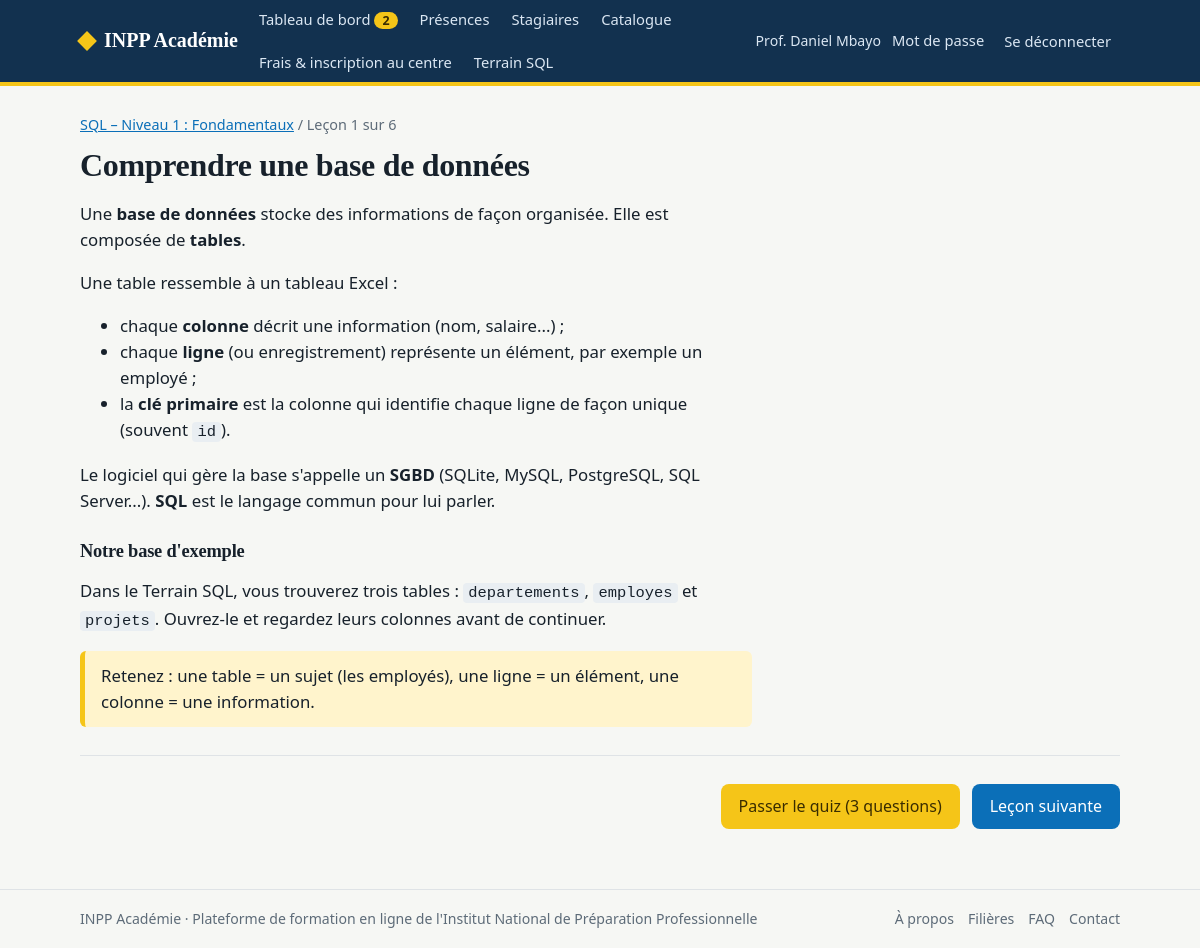
The page /lecon/1 (signed in) on the database its author committed.
### tables this page shows
CREATE TABLE users (
    id INTEGER PRIMARY KEY AUTOINCREMENT,
    full_name TEXT NOT NULL,
    email TEXT NOT NULL UNIQUE,
    password_hash TEXT NOT NULL,
    role TEXT NOT NULL CHECK (role IN ('formateur', 'stagiaire', 'secretaire')),
    must_change_password INTEGER NOT NULL DEFAULT 0,
    created_by INTEGER REFERENCES users(id) ON DELETE SET NULL,
    created_at TEXT NOT NULL DEFAULT (datetime('now'))
);

CREATE TABLE courses (
    id INTEGER PRIMARY KEY AUTOINCREMENT,
    title TEXT NOT NULL,
    category TEXT NOT NULL DEFAULT 'Général',
    level TEXT NOT NULL DEFAULT 'Débutant',
    description TEXT NOT NULL DEFAULT '',
    fee_amount REAL NOT NULL DEFAULT 0,
    currency TEXT NOT NULL DEFAULT 'USD',
    pass_mark INTEGER NOT NULL DEFAULT 70,
    published INTEGER NOT NULL DEFAULT 1,
    trainer_id INTEGER NOT NULL REFERENCES users(id),
    created_at TEXT NOT NULL DEFAULT (datetime('now'))
);

CREATE TABLE lessons (
    id INTEGER PRIMARY KEY AUTOINCREMENT,
    course_id INTEGER NOT NULL REFERENCES courses(id) ON DELETE CASCADE,
    position INTEGER NOT NULL,
    title TEXT NOT NULL,
    content TEXT NOT NULL DEFAULT '',
    image TEXT
);

### app.py (the view)
@app.route("/lecon/<int:lesson_id>")
@login_required
def lesson(lesson_id):
    les = get_lesson(lesson_id)
    course = get_course(les["course_id"])
    mode = course_access(course)
    prog = progress_of(g.user["id"], course["id"])
    if mode == "learner" and not lesson_unlocked(prog["lessons"], prog["done"], lesson_id):
        flash("Terminez d'abord la leçon précédente (quiz réussi) pour débloquer celle-ci.", "warn")
        return redirect(url_for("learn", course_id=course["id"]))
    nb_questions = get_db().execute("SELECT COUNT(*) FROM questions WHERE lesson_id=?",
                                    (lesson_id,)).fetchone()[0]
    ids = [l["id"] for l in prog["lessons"]]
    idx = ids.index(lesson_id)
    return render_template("lesson.html", lesson=les, course=course, prog=prog, mode=mode,
                           nb_questions=nb_questions, index=idx + 1,
                           prev_id=ids[idx - 1] if idx > 0 else None,
                           next_id=ids[idx + 1] if idx + 1 < len(ids) else None,
                           completed=lesson_id in prog["done"])

### app.py (called while the page is built, shortened)
def get_db():
    if "db" not in g:
        g.db = database.connect()
    return g.db

def csrf_field():
    if "_csrf" not in session:
        session["_csrf"] = secrets.token_hex(16)
    from markupsafe import Markup
    return Markup(f'<input type="hidden" name="_csrf" value="{session["_csrf"]}">')

@app.before_request
def csrf_protect():
    if request.method == "POST":
        sent = request.form.get("_csrf", "")
        if not sent or not secrets.compare_digest(sent, session.get("_csrf", "")):
            abort(400, "Formulaire expiré. Rechargez la page et recommencez.")

@app.before_request
def load_user():
    g.user = None
    uid = session.get("uid")
    if uid:
        g.user = get_db().execute("SELECT * FROM users WHERE id=?", (uid,)).fetchone()
        if g.user is None:
            session.clear()
    if (g.user and g.user["must_change_password"]
            and request.endpoint not in ("change_password", "logout", "static")):
        return redirect(url_for("change_password"))

@app.context_processor
def inject_nav():
    pending = 0
    if g.get("user") and g.user["role"] == "formateur":
        pending = get_db().execute(
            "SELECT COUNT(*) FROM enrollments e JOIN courses c ON c.id=e.course_id "
            "WHERE c.trainer_id=? AND e.status='pending'", (g.user["id"],)).fetchone()[0]
    return {"pending_total": pending}

def login_required(view):
    @wraps(view)
    def wrapped(*a, **kw):
        if not g.user:
            flash("Connectez-vous pour continuer.", "info")
            return redirect(url_for("login", next=request.path))
        return view(*a, **kw)
    return wrapped

def get_course(course_id):
    row = get_db().execute(
        "SELECT c.*, u.full_name AS trainer_name FROM courses c JOIN users u ON u.id=c.trainer_id "
        "WHERE c.id=?", (course_id,)).fetchone()
    if row is None:
        abort(404)
    return row

def get_lesson(lesson_id):
    row = get_db().execute("SELECT * FROM lessons WHERE id=?", (lesson_id,)).fetchone()
    if row is None:
        abort(404)
    return row

def lessons_of(course_id):
    return get_db().execute("SELECT * FROM lessons WHERE course_id=? ORDER BY position, id",
                            (course_id,)).fetchall()

def course_access(course):
    if g.user["role"] == "formateur":
        if g.user["id"] != course["trainer_id"]:
            abort(403)
        return "preview"

### templates/lesson.html (shortened to what this page needs)
{% extends "base.html" %}{% block title %}{{ lesson.title }}{% endblock %}
{% block content %}
<div class="crumbs"><a href="{{ url_for('learn', course_id=course.id) }}">{{ course.title }}</a> / Leçon {{ index }} sur {{ prog.total }}</div>
<h1>{{ lesson.title }}</h1>
<article class="lesson-body">
  {{ lesson.content|render }}
</article>
<hr style="margin:28px 0;border:0;border-top:1px solid var(--line)">
<div class="row between">
  <div class="row">
    {% if nb_questions %}
      <a class="btn sun" href="{{ url_for('quiz', lesson_id=lesson.id) }}">{{ 'Refaire le quiz' if completed else 'Passer le quiz (' ~ nb_questions ~ ' questions)' }}</a>
    {% elif mode == 'learner' and not completed %}
      <form method="post" action="{{ url_for('complete_lesson', lesson_id=lesson.id) }}">{{ csrf_field() }}<button class="btn sun">Marquer comme terminée</button></form>
    {% endif %}
    {% if (completed or mode == 'preview') and next_id %}<a class="btn" href="{{ url_for('lesson', lesson_id=next_id) }}">Leçon suivante</a>{% endif %}
  </div>
</div>
{% endblock %}

### templates/base.html (shortened to what this page needs)
<!doctype html>
<html lang="fr">
<head>
<link rel="stylesheet" href="{{ url_for('static', filename='style.css') }}">
</head>
<body>
<header class="topbar noprint"><div class="wrap">
  <a class="brand" href="{{ url_for('index') }}"><i></i>INPP Académie</a>
  <nav>
    {% if g.user and g.user.role == 'formateur' %}
      <a href="{{ url_for('trainer_dashboard') }}">Tableau de bord{% if pending_total %}<span class="badge">{{ pending_total }}</span>{% endif %}</a>
      <a href="{{ url_for('sections_list') }}">Présences</a>
      <a href="{{ url_for('learners') }}">Stagiaires</a>
      <a href="{{ url_for('catalogue') }}">Catalogue</a>
    {% elif g.user and g.user.role == 'secretaire' %}
      <a href="{{ url_for('sec_dashboard') }}">Secrétariat</a>
      <a href="{{ url_for('sec_new') }}">Nouvelle inscription</a>
      <a href="{{ url_for('sec_registry') }}">Registre</a>
      <a href="{{ url_for('sec_jury') }}">Jury</a>
      <a href="{{ url_for('sec_tariffs') }}">Tarifs</a>
    {% elif g.user %}
      <a href="{{ url_for('my_courses') }}">Mes formations</a>
      <a href="{{ url_for('catalogue') }}">Catalogue</a>
    {% else %}
      <a href="{{ url_for('catalogue') }}">Catalogue</a>
      <a href="{{ url_for('filieres_public') }}">Filières</a>
      <a href="{{ url_for('apropos') }}">À propos</a>
    {% endif %}
    {% if not g.user or g.user.role != 'secretaire' %}<a href="{{ url_for('procedure') }}">Frais &amp; inscription au centre</a>{% endif %}
    {% if g.user and g.user.role != 'secretaire' %}<a href="{{ url_for('sql_lab') }}">Terrain SQL</a>{% endif %}
  </nav>
  <div class="who">
    {% if g.user %}
      <span>{{ g.user.full_name }}</span>
      <a class="linkbtn" href="{{ url_for('change_password') }}">Mot de passe</a>
      <form method="post" action="{{ url_for('logout') }}" style="margin:0">{{ csrf_field() }}<button class="linkbtn">Se déconnecter</button></form>
    {% else %}
      <a class="linkbtn" href="{{ url_for('login') }}">Se connecter</a>
      <a class="btn sun small" href="{{ url_for('register') }}">Créer un compte</a>
    {% endif %}
  </div>
</div></header>
<main><div class="wrap">
  {% block content %}{% endblock %}
</div></main>
<footer class="noprint"><div class="wrap">
  <div class="row between">
    <span>INPP Académie · Plateforme de formation en ligne de l'Institut National de Préparation Professionnelle</span>
    <nav class="row" style="gap:14px">
      <a href="{{ url_for('apropos') }}">À propos</a>
      <a href="{{ url_for('filieres_public') }}">Filières</a>
      <a href="{{ url_for('faq') }}">FAQ</a>
      <a href="{{ url_for('contact') }}">Contact</a>
    </nav>
  </div>
</div></footer>
</body>
</html>

### static/style.css (style rules this page uses)
:root { --ink:#17212b;--muted:#5d6b78;--navy:#12314f;--river:#0b6fb8;--sun:#f5c518;--paper:#f6f7f4;--card:#fff;--line:#dfe3e6;--ok:#1f7a4d;--okbg:#e6f4ec;--bad:#b3261e;--badbg:#fdeceb;--warn:#7a5a00;--warnbg:#fff4cc;--infobg:#e7f1fa }
* { box-sizing:border-box }
body { margin:0;font:16px/1.55 "Segoe UI",Roboto,Helvetica,Arial,sans-serif;color:var(--ink);background:var(--paper) }
h1,h2,h3 { font-family:Georgia,"Times New Roman",serif;line-height:1.2;margin:0 0 .5em;letter-spacing:-.01em }
h1 { font-size:2rem }
h3 { font-size:1.15rem }
a { color:var(--river) }
.wrap { max-width:1080px;margin:0 auto;padding:0 20px }
.topbar { background:var(--navy);color:#fff;border-bottom:4px solid var(--sun) }
.topbar .wrap { display:flex;align-items:center;gap:12px;min-height:58px;flex-wrap:wrap }
.brand { font:700 1.25rem Georgia,serif;color:#fff;text-decoration:none;display:flex;align-items:center;gap:10px }
.brand i { width:14px;height:14px;background:var(--sun);display:inline-block;transform:rotate(45deg) }
.topbar nav { display:flex;gap:4px;flex:1;flex-wrap:wrap }
.topbar nav a,.linkbtn { color:#dbe7f3;text-decoration:none;padding:8px 9px;border-radius:6px;font-size:.92rem;background:none;border:0;cursor:pointer;font-family:inherit }
.who { display:flex;align-items:center;gap:2px;font-size:.88rem;color:#dbe7f3 }
.badge { background:var(--sun);color:#3a2d00;border-radius:999px;padding:0 8px;font-size:.78rem;font-weight:700;margin-left:4px }
main { padding:28px 0 60px;min-height:70vh }
footer { border-top:1px solid var(--line);padding:18px 0;color:var(--muted);font-size:.88rem }
footer a { color:var(--muted);text-decoration:none }
footer .row { flex-wrap:wrap;gap:10px }
.row { display:flex;gap:12px;align-items:center;flex-wrap:wrap }
.between { justify-content:space-between }
.btn { display:inline-block;background:var(--river);color:#fff;border:0;border-radius:8px;padding:10px 18px;font:600 .95rem inherit;font-family:inherit;text-decoration:none;cursor:pointer }
.btn.sun { background:var(--sun);color:#3a2d00 }
.lesson-body { max-width:70ch;font-size:1.05rem }
.lesson-body code { font-family:Consolas,"Courier New",monospace;background:#e9eef2;padding:1px 5px;border-radius:4px;font-size:.92em }
.lesson-body h3 { margin-top:1.4em }
.callout { background:var(--warnbg);border-left:5px solid var(--sun);padding:12px 16px;border-radius:6px;margin:16px 0 }
.crumbs { font-size:.9rem;color:var(--muted);margin-bottom:10px }

### rows shown on the page
users: user.full_name "Prof. Daniel Mbayo"
courses: title "SQL – Niveau 1 : Fondamentaux"
lessons: title "Comprendre une base de données", content|render "Une base de données stocke des informations de façon organisée. Elle est composée de tables . Une table ressemble à un tableau Excel : chaque colonne décrit une information (nom, salaire...) ; chaque ligne (ou enregistrement) représente un élément, par exemple un employé ; la clé primaire est la colonne qui identifie chaque ligne de façon unique (souvent id ). Le logiciel qui gère la base s'appelle un SGBD (SQLite, MySQL, PostgreSQL, SQL Server...). SQL est le langage commun pour lui parler. Notre base d'exemple Dans le Terrain SQL, vous trouverez trois tables : departements , employes et projets . Ouvrez-le et regardez leurs colonnes avant de continuer. Retenez : une table = un sujet (les…"

### other values the page prints
{{ pending_total }} "2"
{{ index }} "1"
{{ prog.total }} "6"
